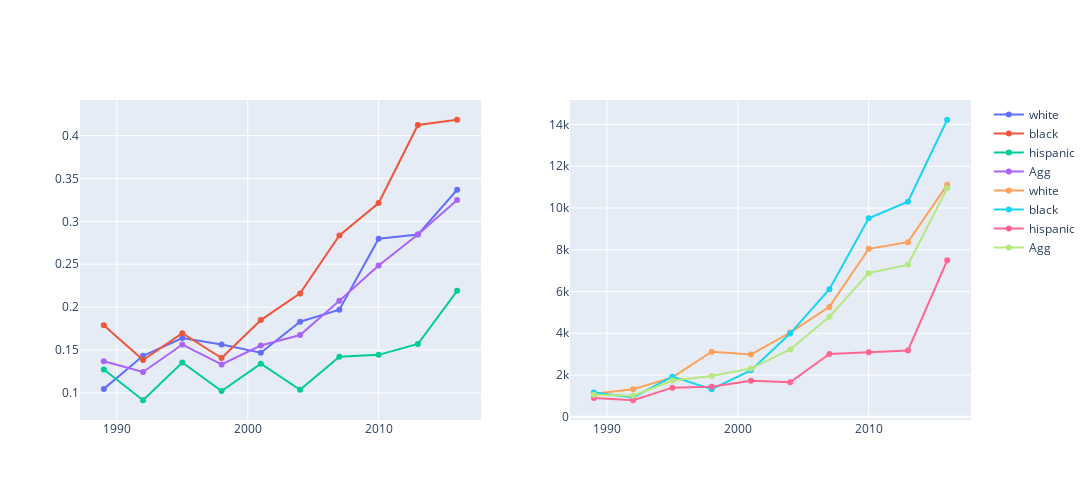

The notebook cell this image was saved under:
### Code cell
fig = make_subplots(rows=1, cols=2)

fig.update_layout(
    autosize=False,
    width=1200,
    height=500,
)


fig.add_trace(go.Scatter(x=student_debt_white['year'], y = student_debt_white['loan_debt_pct'], name = "white"), row=1,col=1)
fig.add_trace(go.Scatter(x=student_debt_black['year'], y = student_debt_black['loan_debt_pct'], name = "black"), row=1,col=1)
fig.add_trace(go.Scatter(x=student_debt_hispanic['year'], y = student_debt_hispanic['loan_debt_pct'], name = "hispanic"), row=1,col=1)
fig.add_trace(go.Scatter(x=student_debt_agg['year'], y = student_debt_agg['loan_debt_pct'], name = "Agg"), row=1,col=1)

fig.add_trace(go.Scatter(x=student_debt_white['year'], y = student_debt_white['loan_debt'], name = "white"), row=1,col=2)
fig.add_trace(go.Scatter(x=student_debt_black['year'], y = student_debt_black['loan_debt'], name = "black"), row=1,col=2)
fig.add_trace(go.Scatter(x=student_debt_hispanic['year'], y = student_debt_hispanic['loan_debt'], name = "hispanic"), row=1,col=2)
fig.add_trace(go.Scatter(x=student_debt_agg['year'], y = student_debt_agg['loan_debt'], name = "Agg"), row=1,col=2)

fig.show()

### Figure 1 — Plotly figure (JSON) as saved in the notebook; plotly's stock layout.template omitted (floating-point values rounded to 4 significant figures)
{"data": [{"name": "white", "type": "scatter", "x": [1989, 1992, 1995, 1998, 2001, 2004, 2007, 2010, 2013, 2016], "xaxis": "x", "y": [0.1047, 0.1433, 0.1639, 0.1565, 0.1468, 0.1829, 0.1969, 0.2798, 0.2846, 0.3368], "yaxis": "y"}, {"name": "black", "type": "scatter", "x": [1989, 1992, 1995, 1998, 2001, 2004, 2007, 2010, 2013, 2016], "xaxis": "x", "y": [0.1788, 0.1383, 0.1696, 0.1406, 0.1849, 0.216, 0.2835, 0.3213, 0.4123, 0.4184], "yaxis": "y"}, {"name": "hispanic", "type": "scatter", "x": [1989, 1992, 1995, 1998, 2001, 2004, 2007, 2010, 2013, 2016], "xaxis": "x", "y": [0.1273, 0.09146, 0.1355, 0.1023, 0.1341, 0.1036, 0.1421, 0.1443, 0.157, 0.219], "yaxis": "y"}, {"name": "Agg", "type": "scatter", "x": [1989, 1992, 1995, 1998, 2001, 2004, 2007, 2010, 2013, 2016], "xaxis": "x", "y": [0.1369, 0.1244, 0.1564, 0.1331, 0.1553, 0.1675, 0.2075, 0.2485, 0.2846, 0.3247], "yaxis": "y"}, {"name": "white", "type": "scatter", "x": [1989, 1992, 1995, 1998, 2001, 2004, 2007, 2010, 2013, 2016], "xaxis": "x2", "y": [1100.0, 1321.0, 1886.0, 3115.0, 2980.0, 4036.0, 5264.0, 8042.0, 8364.0, 11110.0], "yaxis": "y2"}, {"name": "black", "type": "scatter", "x": [1989, 1992, 1995, 1998, 2001, 2004, 2007, 2010, 2013, 2016], "xaxis": "x2", "y": [1161.0, 927.5, 1923.0, 1325.0, 2224.0, 3987.0, 6111.0, 9510.0, 10300.0, 14220.0], "yaxis": "y2"}, {"name": "hispanic", "type": "scatter", "x": [1989, 1992, 1995, 1998, 2001, 2004, 2007, 2010, 2013, 2016], "xaxis": "x2", "y": [897.6, 793.1, 1397.0, 1437.0, 1730.0, 1652.0, 3005.0, 3089.0, 3177.0, 7494.0], "yaxis": "y2"}, {"name": "Agg", "type": "scatter", "x": [1989, 1992, 1995, 1998, 2001, 2004, 2007, 2010, 2013, 2016], "xaxis": "x2", "y": [1053.0, 1014.0, 1735.0, 1959.0, 2311.0, 3225.0, 4793.0, 6880.0, 7281.0, 10940.0], "yaxis": "y2"}], "layout": {"autosize": false, "height": 500, "width": 1200, "xaxis": {"anchor": "y", "domain": [0, 0.45]}, "xaxis2": {"anchor": "y2", "domain": [0.55, 1]}, "yaxis": {"anchor": "x", "domain": [0, 1]}, "yaxis2": {"anchor": "x2", "domain": [0, 1]}}}
